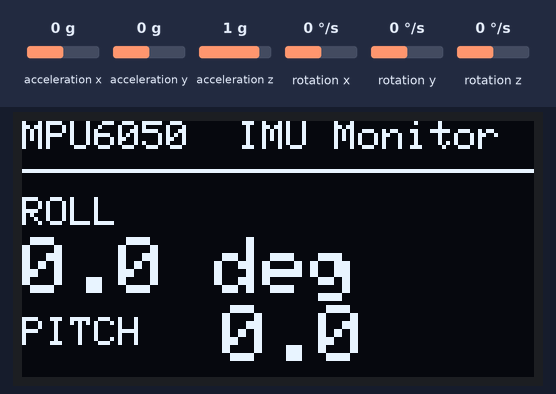
Simulated run of this program. Board: ESP32-C3. Parts: 128×64 one-colour display. Wiring (inferred from the names in the program): MPU-9250 motion sensor at I2C address 0x68. Inputs (shaded band) come from the test bench; at power-on: acceleration x 0 g, acceleration y 0 g, acceleration z 1 g, rotation x 0 °/s, rotation y 0 °/s, rotation z 0 °/s. What the program prints to the serial monitor is not drawn.

Above: at 7.2 s.
7.3 s: acceleration x set to -1.4 g
At 7.53 s:
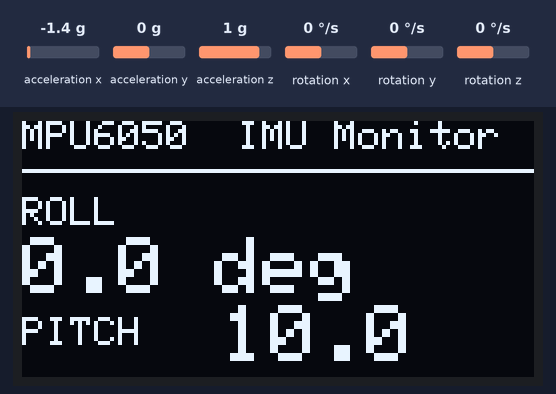
9.5 s: acceleration y set to -1.4 g
At 9.73 s:
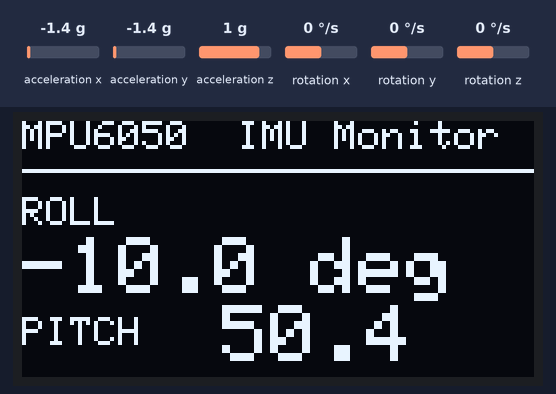
11.1 s: acceleration z set to -1.4 g
At 11.33 s:
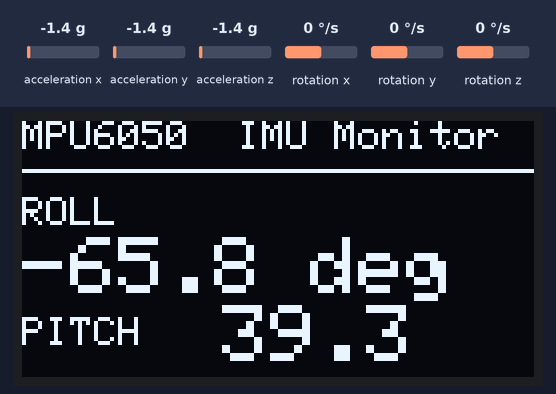
12.7 s: rotation x set to 12 °/s
At 14.3 s:
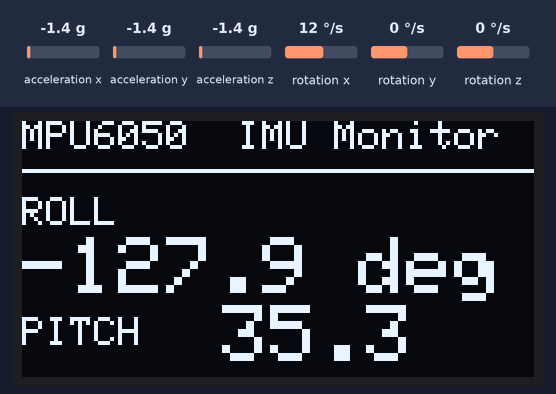
14.5 s: rotation y set to 12 °/s
At 19.0 s:
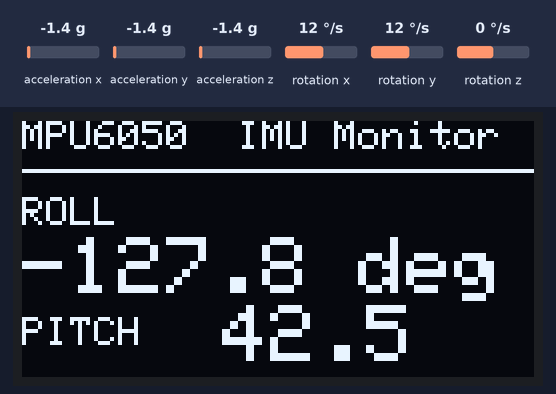
Timing chart, 0 to 19.3 s (numbered marks = the images above; inputs shaded):
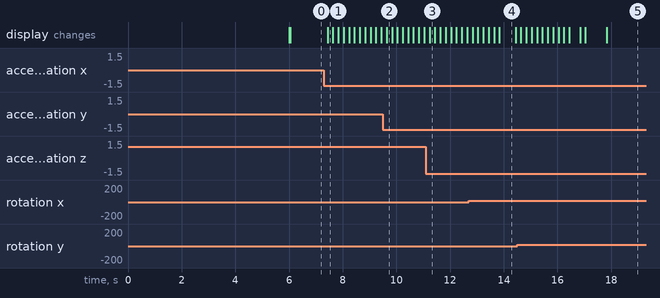

The program:

main.cpp
```cpp
#include <Arduino.h>
#include <Wire.h>
#include <Adafruit_GFX.h>
#include <Adafruit_SSD1306.h>
#include <math.h>

// ==================== I2C ====================

static constexpr int SDA_PIN = 6;
static constexpr int SCL_PIN = 7;

static constexpr uint8_t MPU_ADDR = 0x68;
static constexpr uint8_t OLED_ADDR = 0x3C;

// ==================== OLED ====================

static constexpr int SCREEN_WIDTH = 128;
static constexpr int SCREEN_HEIGHT = 64;

Adafruit_SSD1306 display(
    SCREEN_WIDTH,
    SCREEN_HEIGHT,
    &Wire,
    -1
);

// ==================== MPU6050 ====================

static constexpr float ACC_SCALE = 16384.0f;
static constexpr float GYRO_SCALE = 131.0f;

static constexpr float ALPHA = 0.98f;

float gyro_offset_x = 0;
float gyro_offset_y = 0;

float roll = 0;
float pitch = 0;

static constexpr int CALIB_SAMPLES = 500;
static constexpr int CALIB_INTERVAL_MS = 10;

unsigned long last_sample_time = 0;
unsigned long last_display_time = 0;

// ==================== MPU Functions ====================

// 寄存器地址
static constexpr uint8_t REG_ACCEL_XOUT_H = 0x3B;
static constexpr uint8_t REG_SMPLRT_DIV   = 0x19;
static constexpr uint8_t REG_CONFIG       = 0x1A;
static constexpr uint8_t REG_GYRO_CONFIG  = 0x1B;
static constexpr uint8_t REG_ACCEL_CONFIG = 0x1C;
static constexpr uint8_t REG_PWR_MGMT_1   = 0x6B;
static constexpr uint8_t REG_WHO_AM_I     = 0x75;

// DLPF_CFG = 3: 加速度 44 Hz / 陀螺仪 42 Hz 低通，约 4.9 ms 延迟
static constexpr uint8_t DLPF_CFG = 0x03;

// 开启 DLPF 后陀螺仪输出为 1 kHz，分频 1+9 得到 100 Hz 采样率
static constexpr uint8_t SAMPLE_RATE_DIV = 0x09;

bool writeMPURegister(uint8_t reg, uint8_t value) {
    Wire.beginTransmission(MPU_ADDR);
    Wire.write(reg);
    Wire.write(value);
    return Wire.endTransmission() == 0;
}

int readMPURegister(uint8_t reg) {
    Wire.beginTransmission(MPU_ADDR);
    Wire.write(reg);

    if (Wire.endTransmission(false) != 0) {
        return -1;
    }

    if (Wire.requestFrom(MPU_ADDR, (uint8_t)1) != 1) {
        return -1;
    }

    return Wire.read();
}

// 初始化失败时扫一遍总线，方便定位接线/地址问题
void scanI2CBus() {
    Serial.print("I2C scan:");

    int found = 0;

    for (uint8_t addr = 1; addr < 127; addr++) {
        Wire.beginTransmission(addr);

        if (Wire.endTransmission() == 0) {
            Serial.printf(" 0x%02X", addr);
            found++;
        }
    }

    if (found == 0) {
        Serial.print(" no device found");
    }

    Serial.println();
}

bool initMPU6050() {
    int who = readMPURegister(REG_WHO_AM_I);

    if (who < 0) {
        Serial.println("MPU6050 is not responding on the I2C bus.");
        scanI2CBus();
        return false;
    }

    Serial.printf("MPU6050 WHO_AM_I = 0x%02X\n", who);

    // 0x68 = MPU6050，0x70/0x71 = MPU6500/MPU9250 兼容芯片，0x34 = 部分克隆
    if (who != 0x68 && who != 0x70 && who != 0x71 && who != 0x34) {
        Serial.println("Unexpected WHO_AM_I, continuing anyway.");
    }

    // 软复位，复位后芯片处于 sleep 状态
    if (!writeMPURegister(REG_PWR_MGMT_1, 0x80)) {
        Serial.println("MPU6050 reset failed.");
        return false;
    }

    delay(100);

    // 唤醒，时钟源选 PLL(X 轴陀螺仪)，比内部 RC 振荡器稳定
    if (!writeMPURegister(REG_PWR_MGMT_1, 0x01)) {
        Serial.println("MPU6050 wake-up failed.");
        return false;
    }

    if (!writeMPURegister(REG_CONFIG, DLPF_CFG)) {
        Serial.println("MPU6050 DLPF config failed.");
        return false;
    }

    if (!writeMPURegister(REG_SMPLRT_DIV, SAMPLE_RATE_DIV)) {
        Serial.println("MPU6050 sample rate config failed.");
        return false;
    }

    // 显式指定量程：±250 °/s、±2 g，与 GYRO_SCALE / ACC_SCALE 对应
    if (!writeMPURegister(REG_GYRO_CONFIG, 0x00) ||
        !writeMPURegister(REG_ACCEL_CONFIG, 0x00)) {
        Serial.println("MPU6050 range config failed.");
        return false;
    }

    // 等待 DLPF 输出稳定
    delay(50);

    return true;
}

bool readMPU6050(int16_t &ax, int16_t &ay, int16_t &az,
                 int16_t &gx, int16_t &gy, int16_t &gz) {

    Wire.beginTransmission(MPU_ADDR);
    Wire.write(REG_ACCEL_XOUT_H);

    if (Wire.endTransmission(false) != 0) {
        return false;
    }

    if (Wire.requestFrom(MPU_ADDR, (uint8_t)14) != 14) {
        return false;
    }

    ax = (Wire.read() << 8) | Wire.read();
    ay = (Wire.read() << 8) | Wire.read();
    az = (Wire.read() << 8) | Wire.read();

    Wire.read();
    Wire.read(); // Temperature

    gx = (Wire.read() << 8) | Wire.read();
    gy = (Wire.read() << 8) | Wire.read();
    gz = (Wire.read() << 8) | Wire.read();

    return true;
}

void calibrateGyro() {
    Serial.println("Calibrating gyro... Keep MPU6050 still.");

    long sum_x = 0;
    long sum_y = 0;
    int  valid  = 0;

    for (int i = 0; i < CALIB_SAMPLES; i++) {
        int16_t ax, ay, az, gx, gy, gz;

        if (readMPU6050(ax, ay, az, gx, gy, gz)) {
            sum_x += gx;
            sum_y += gy;
            valid++;
        }

        delay(CALIB_INTERVAL_MS);
    }

    if (valid == 0) {
        Serial.println("Calibration FAILED: no sample read from MPU6050.");
        Serial.println("Check wiring, 3V3 power and I2C address (0x68).");
        return;
    }

    // 只对成功读到的样本求平均，避免失败样本把零偏拉向 0
    gyro_offset_x = (float)sum_x / (float)valid;
    gyro_offset_y = (float)sum_y / (float)valid;

    Serial.printf(
        "Calibration done: %d/%d samples, offset x=%.2f y=%.2f\n",
        valid, CALIB_SAMPLES, gyro_offset_x, gyro_offset_y
    );

    if (valid < CALIB_SAMPLES / 2) {
        Serial.println("Warning: too many failed samples, angle may drift.");
    }
}

// ==================== Setup ====================

void setup() {
    Serial.begin(115200);

    Wire.begin(SDA_PIN, SCL_PIN);
    Wire.setClock(400000);

    // Initialize OLED
    if (!display.begin(SSD1306_SWITCHCAPVCC, OLED_ADDR)) {
        Serial.println("OLED initialization failed!");
        while (true) {
            delay(1000);
        }
    }

    display.clearDisplay();
    display.setTextColor(SSD1306_WHITE);
    display.setTextSize(1);
    display.setCursor(0, 0);
    display.println("MPU6050 Monitor");
    display.println();
    display.println("Initializing...");
    display.display();

    if (!initMPU6050()) {
        display.clearDisplay();
        display.setCursor(0, 0);
        display.println("MPU6050 ERROR");
        display.println();
        display.println("No I2C response");
        display.println("Check SDA(GPIO6)");
        display.println("SCL(GPIO7) / 3V3");
        display.println("See serial log.");
        display.display();

        while (true) {
            delay(1000);
        }
    }

    calibrateGyro();

    last_sample_time = micros();

    display.clearDisplay();
    display.display();

    Serial.println("System ready.");
}

// ==================== Loop ====================

void loop() {
    unsigned long now = micros();

    float dt = (now - last_sample_time) / 1000000.0f;

    if (dt >= 0.01f) {
        last_sample_time = now;

        int16_t ax_raw, ay_raw, az_raw;
        int16_t gx_raw, gy_raw, gz_raw;

        if (readMPU6050(
                ax_raw, ay_raw, az_raw,
                gx_raw, gy_raw, gz_raw)) {

            float ax = ax_raw / ACC_SCALE;
            float ay = ay_raw / ACC_SCALE;
            float az = az_raw / ACC_SCALE;

            float gx = (gx_raw - gyro_offset_x) / GYRO_SCALE;
            float gy = (gy_raw - gyro_offset_y) / GYRO_SCALE;

            // Accelerometer angles
            float roll_acc =
                atan2f(ay, az) * 180.0f / PI;

            float pitch_acc =
                atan2f(-ax, sqrtf(ay * ay + az * az))
                * 180.0f / PI;

            // Complementary filter
            float roll_gyro = roll + gx * dt;
            float pitch_gyro = pitch + gy * dt;

            roll = ALPHA * roll_gyro
                 + (1.0f - ALPHA) * roll_acc;

            pitch = ALPHA * pitch_gyro
                  + (1.0f - ALPHA) * pitch_acc;
        }
    }

    // Update OLED every 200ms
    if (millis() - last_display_time >= 200) {
        last_display_time = millis();

        display.clearDisplay();

        display.setTextSize(1);
        display.setCursor(0, 0);
        display.println("MPU6050  IMU Monitor");

        display.drawLine(0, 12, 127, 12, SSD1306_WHITE);

        display.setTextSize(1);
        display.setCursor(0, 19);
        display.print("ROLL");

        display.setTextSize(2);
        display.setCursor(0, 29);
        display.print(roll, 1);
        display.print(" deg");

        display.setTextSize(1);
        display.setCursor(0, 49);
        display.print("PITCH");

        display.setTextSize(2);
        display.setCursor(50, 46);
        display.print(pitch, 1);

        display.display();

        Serial.printf(
            "Roll: %.2f | Pitch: %.2f\n",
            roll, pitch
        );
    }
}
```

Measured:
- after the input at 7.3 s, the display: changes after 0.14 s (image 1)
- after the input at 14.5 s, the display: first changes after 0.14 s (image 5 shows a later state)
- what the display in image 4 shows lasts 0.6 s, from 13.8 s to 14.4 s
